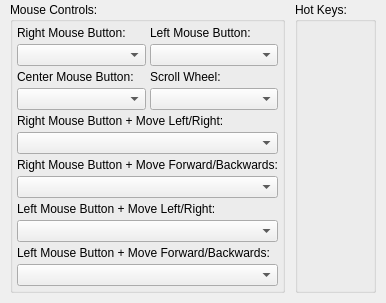
     <widget class="QWidget" name="tab_interface_controls_">
      <attribute name="title">
       <string>Interface Controls</string>
      </attribute>
      <layout class="QHBoxLayout" name="horizontalLayout_8">
       <property name="spacing">
        <number>10</number>
       </property>
       <property name="leftMargin">
        <number>10</number>
       </property>
       <property name="topMargin">
        <number>2</number>
       </property>
       <property name="rightMargin">
        <number>10</number>
       </property>
       <property name="bottomMargin">
        <number>10</number>
       </property>
       <item>
        <widget class="QGroupBox" name="mouse_controls_">
         <property name="title">
          <string>Mouse Controls:</string>
         </property>
         <layout class="QGridLayout" name="gridLayout_3">
          <property name="margin">
           <number>4</number>
          </property>
          <property name="spacing">
           <number>4</number>
          </property>
          <item row="0" column="0">
           <widget class="QLabel" name="label_11">
            <property name="text">
             <string>Right Mouse Button:</string>
            </property>
           </widget>
          </item>
          <item row="0" column="1">
           <widget class="QLabel" name="label_12">
            <property name="text">
             <string>Left Mouse Button:</string>
            </property>
           </widget>
          </item>
          <item row="1" column="0">
           <widget class="QComboBox" name="comboBox_3"/>
          </item>
          <item row="1" column="1">
           <widget class="QComboBox" name="comboBox_4"/>
          </item>
          <item row="2" column="0">
           <widget class="QLabel" name="label_13">
            <property name="text">
             <string>Center Mouse Button:</string>
            </property>
           </widget>
          </item>
          <item row="2" column="1">
           <widget class="QLabel" name="label_14">
            <property name="text">
             <string>Scroll Wheel:</string>
            </property>
           </widget>
          </item>
          <item row="3" column="0">
           <widget class="QComboBox" name="comboBox_5"/>
          </item>
          <item row="3" column="1">
           <widget class="QComboBox" name="comboBox_6"/>
          </item>
          <item row="4" column="0" colspan="2">
           <widget class="QLabel" name="label_15">
            <property name="text">
             <string>Right Mouse Button + Move Left/Right:</string>
            </property>
           </widget>
          </item>
          <item row="5" column="0" colspan="2">
           <widget class="QComboBox" name="comboBox_7"/>
          </item>
          <item row="6" column="0" colspan="2">
           <widget class="QLabel" name="label_16">
            <property name="text">
             <string>Right Mouse Button + Move Forward/Backwards:</string>
            </property>
           </widget>
          </item>
          <item row="7" column="0" colspan="2">
           <widget class="QComboBox" name="comboBox_8"/>
          </item>
          <item row="8" column="0" colspan="2">
           <widget class="QLabel" name="label_17">
            <property name="text">
             <string>Left Mouse Button + Move Left/Right:</string>
            </property>
           </widget>
          </item>
          <item row="9" column="0" colspan="2">
           <widget class="QComboBox" name="comboBox_10"/>
          </item>
          <item row="10" column="0" colspan="2">
           <widget class="QLabel" name="label_18">
            <property name="text">
             <string>Left Mouse Button + Move Forward/Backwards:</string>
            </property>
           </widget>
          </item>
          <item row="11" column="0" colspan="2">
           <widget class="QComboBox" name="comboBox_9"/>
          </item>
         </layout>
        </widget>
       </item>
       <item>
        <widget class="QGroupBox" name="groupBox_7">
         <property name="title">
          <string>Hot Keys:</string>
         </property>
        </widget>
       </item>
      </layout>
     </widget>
